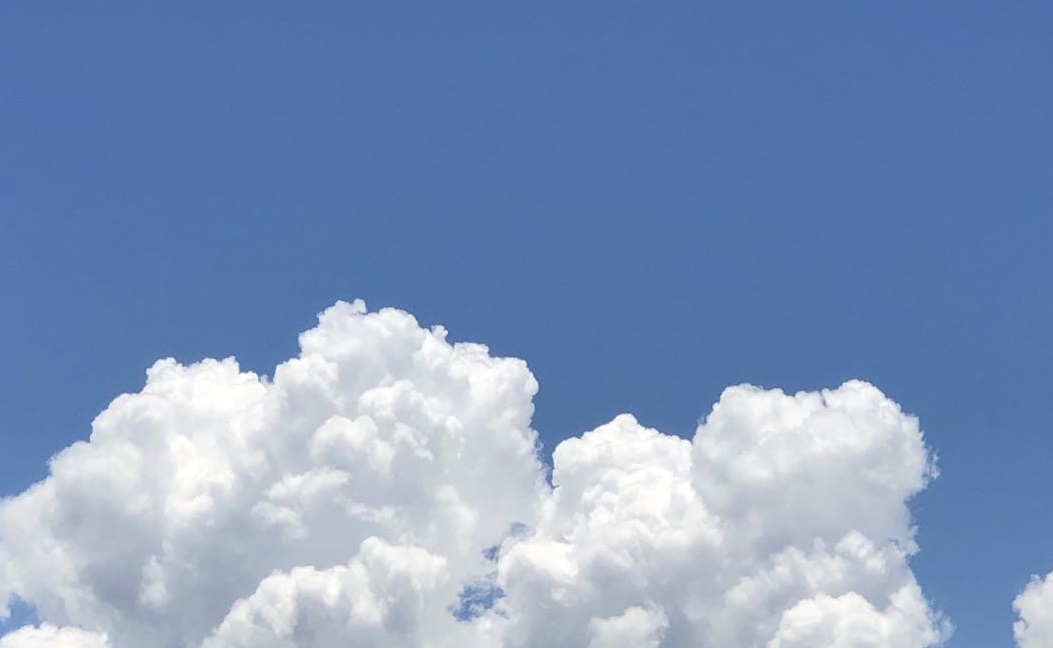
#> input picture openCV/chapter2_数字图像处理进阶/data/4.jpg, 1053 x 648 px
$ jupyter execute task1.ipynb
#> lines starting #> are read from the running program, lines starting #| are printed output that depends on the picture; after the words box and inside, x2 and y2 are one past the last pixel; in counts of white or black regions, pixels touching at a corner belong together; long printed decimals are rounded
[cell 1]
#加载所必要的库：numpy数值处理工具,matplotlib作图工具，skimage图像处理工具
import numpy as np
import matplotlib.pyplot as plt
import skimage

[cell 2]
#载入文件夹中预设好的图片,但是需要先手动载入skimage读图的子模块
import skimage.io as io
img=io.imread("data/4.jpg")
#> img is the input picture: shape (648, 1053, 3); mean R, G, B 125.7, 150.7, 187.9

#展示图片
plt.imshow(img)

[cell 3]
#图片平滑滤波-高斯滤波
#首先需要将图片转化成灰白图片
img_gray=skimage.color.rgb2gray(img)

#如果展示灰白图而不是亮度图
plt.imshow(img_gray,plt.cm.gray)

[cell 4]
#手动加载SKIMAGE中用于高斯平滑滤波的子模块

import skimage.filters as filters

#直接调用gaussian模块，可以尝试不同的sigma=1,3,10感受效果

img_e=filters.gaussian(img_gray,sigma=5)
plt.imshow(img_e)

[cell 5]
#边缘检测滤波
#载入关键的库 filters feature
from skimage import filters
from skimage import feature

[cell 6]
#使用robert算子进行滤波
img_e=filters.roberts(img_gray)
plt.imshow(img_e)

[cell 7]
#使用 prewitt算子中独立的水平和垂直算子进行滤波

#水平算子检测
img_e1=filters.prewitt_h(img_gray)
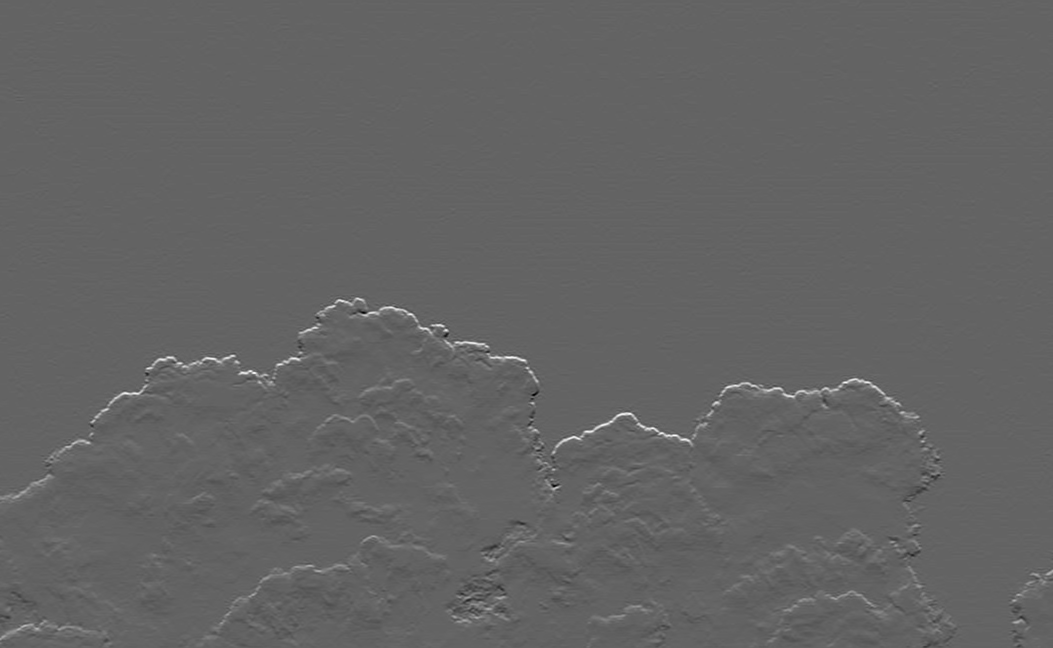
#> img_e1: shape (648, 1053) float64; min -0.298, max 0.465, mean 0.000992; drawn with min black and max white
#垂直算子检测
img_e2=filters.prewitt_v(img_gray)
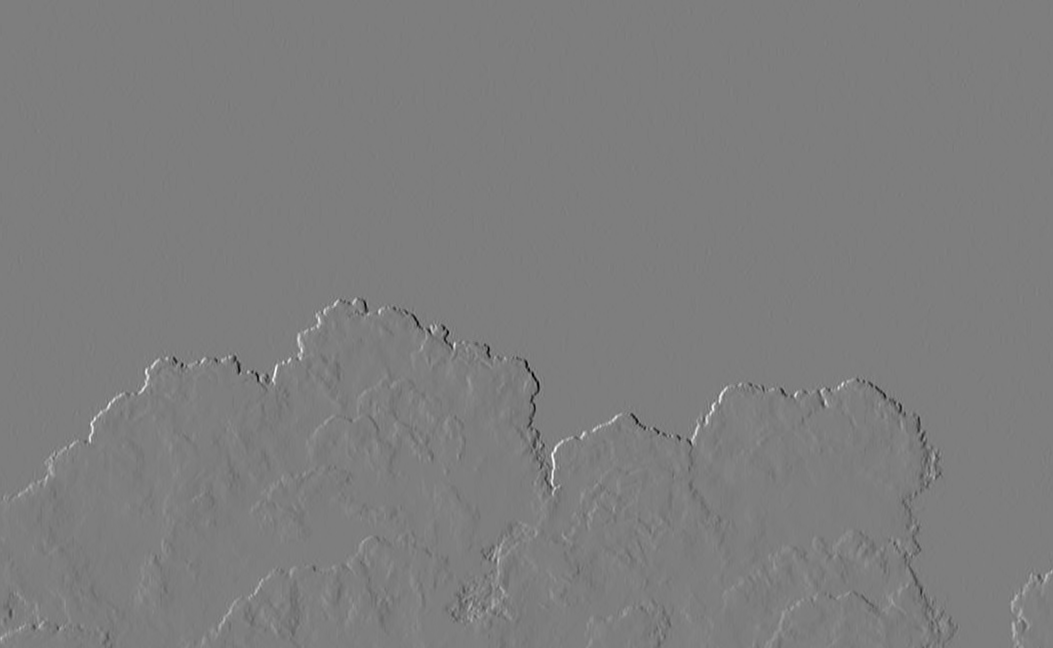
#> img_e2: shape (648, 1053) float64; min -0.443, max 0.453, mean -6.72e-05; drawn with min black and max white

#检测结果展示

plt.figure("prewitt",figsize=(12,12))
plt.subplot(121)
plt.imshow(img_e1,plt.cm.gray)
plt.subplot(122)
plt.imshow(img_e2,plt.cm.gray)
plt.show()

[cell 8]
#使用 prewitt算子进行滤波
img_e=filters.prewitt(img_gray)
plt.imshow(img_e)

[cell 9]
#使用sobel的三种算子进行检测

#水平算子
img_e1=filters.sobel_h(img_gray)
#垂直算子
img_e2=filters.sobel_v(img_gray)
#sobel算子
img_e3=filters.sobel(img_gray)
#结果展示

plt.figure("sobel",figsize=(15,15))
plt.subplot(131)
plt.imshow(img_e1)
plt.subplot(132)
plt.imshow(img_e2)
plt.subplot(133)
plt.imshow(img_e3)
plt.show()

[cell 10]
#使用canny算子进行检测
import skimage.feature as feature
img_e=feature.canny(img_gray,sigma=1)
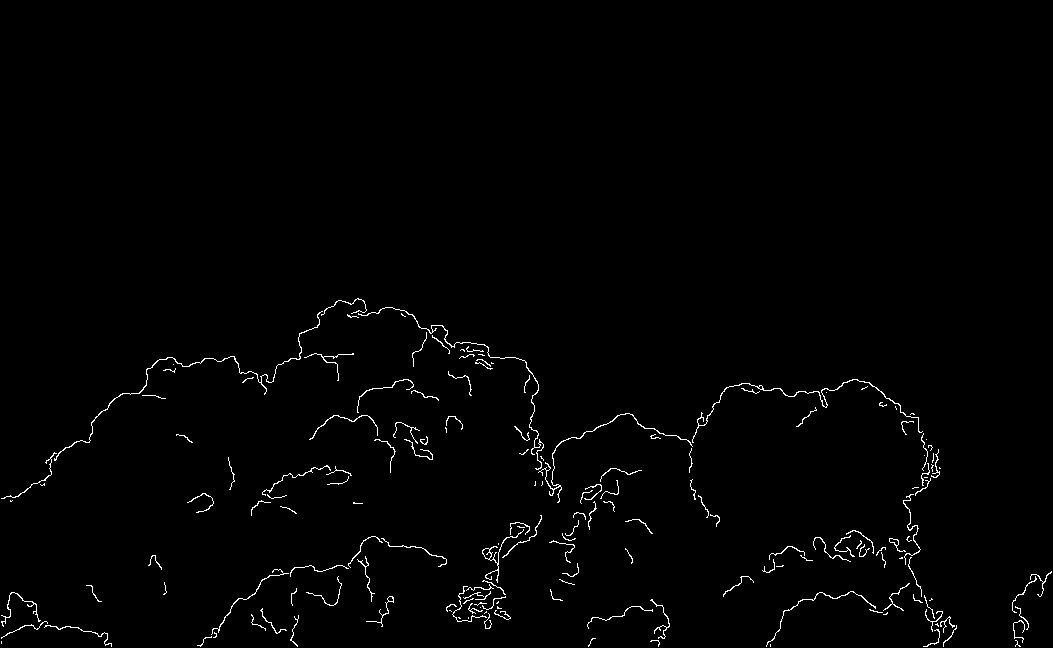
#> img_e: shape (648, 1053) bool; 1.2% white in thin lines or dots, all inside (x1, y1, x2, y2) = (1, 298, 1052, 647)
plt.imshow(img_e)

[cell 11]
#基于阈值的图片分割

[cell 12]
#采用otsu算法计算分割阈值,测试不同nbins效果
theta=filters.threshold_otsu(img_gray,nbins=256)
#> theta = 0.637
print(theta)
#| 0.6374

[cell 13]
#通过阈值生成分割的图片
img_seg=np.zeros(img_gray.shape)
img_seg[img_gray>theta]=1
#展示图片
plt.imshow(img_seg)
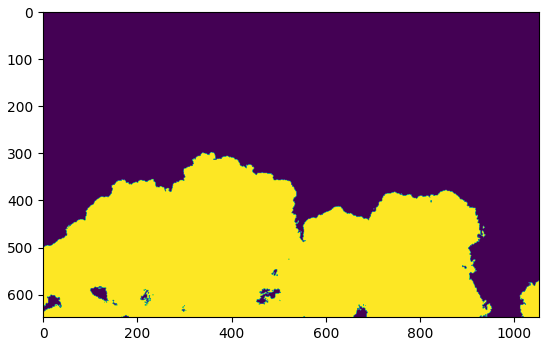
#> figure drawn by matplotlib, 1 panel

[cell 14]
#展示不同BINS带来的区别
theta=filters.threshold_otsu(img_gray,nbins=2)
#> theta = 0.515
img_seg1=np.zeros(img.shape)
img_seg1[img_gray>theta]=1
print("theta1: ",theta)
#| theta1:  0.5149
theta = filters.threshold_otsu(img_gray,nbins=256) #返回一个阈值
#> theta = 0.637
print("theta2: ",theta)
#| theta2:  0.6374
img_seg2=np.zeros(img.shape)
img_seg2[img_gray>theta]=1

plt.figure('segmented_img',figsize=(15,15))
plt.subplot(131)
plt.imshow(img_gray)
plt.subplot(132)
plt.imshow(img_seg1)
plt.subplot(133)
plt.imshow(img_seg2)
plt.show()
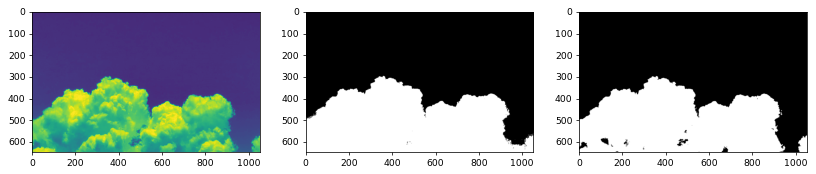
#> figure drawn by matplotlib, 3 panels

[cell 15]
#观看一下灰度的实际分布，偏低的峰是背景天空，另外一个较亮的云
hist_data=img_gray.flatten()
#print(hist_data.shape)
n,bins,patches=plt.hist(hist_data,bins=256)
#> n = 256 values, max 82632 at index 35, min 0 at index 8, mean 2665.4; bins = 257 values from 0.353 to 1; patches = 256 items
plt.show()
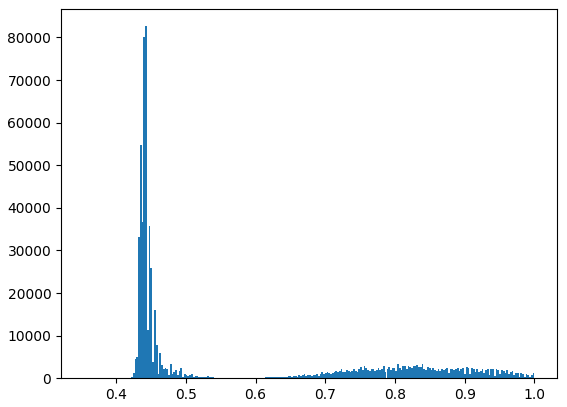
#> figure drawn by matplotlib, 1 panel; tallest bar 82632 high, from x = 0.442 to 0.444

[cell 16]
#基本形态学滤波，载入必要的模块和图片
from skimage import morphology
from skimage import data
img=data.checkerboard()
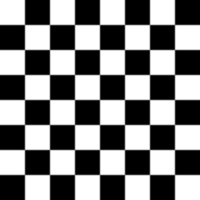
#> input picture skimage.data.checkerboard(), 200 x 200 px
#> img is the input picture: shape (200, 200); min 0, max 255, mean 127.5
plt.imshow(img,plt.cm.gray)

[cell 17]
#膨胀
img_d=morphology.dilation(img,morphology.square(15))
plt.imshow(img_d,plt.cm.gray)

[cell 18]
#腐蚀
img_d=morphology.erosion(img,morphology.square(10))
plt.imshow(img_d,plt.cm.gray)

[cell 19]
#载入一张特别的图片方便理解
img=io.imread("data/5.jpg")
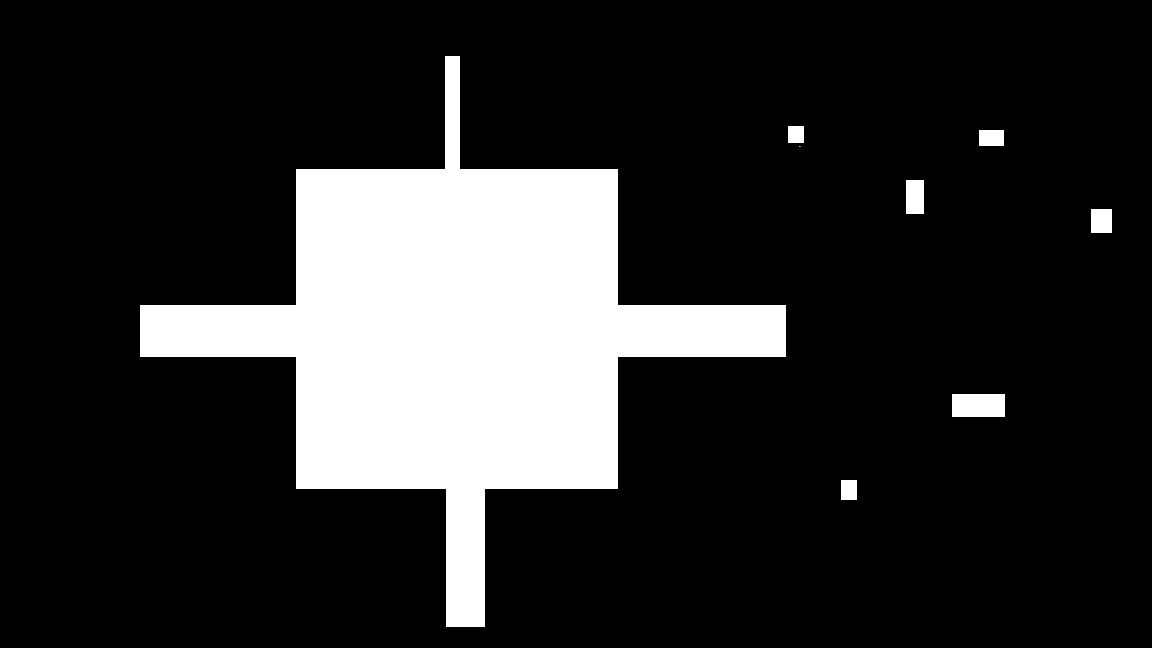
#> input picture openCV/chapter2_数字图像处理进阶/data/5.jpg, 1152 x 648 px
#> img is the input picture: shape (648, 1152, 3); min 0, max 255, mean 44.5
from skimage import transform
img=transform.resize(img,[100,150])
#> img: shape (100, 150, 3) float64

#清理一下，把图片二值化
img_gray=skimage.color.rgb2gray(img)
#> img_gray: shape (100, 150) float64
img_gray[img_gray>0.5]=1
img_gray[img_gray<0.5]=0
#> img_gray: shape (100, 150) float64; values 0 (black) and 1 (white), 17.1% white; 7 white regions (5 under 20 px), largest, box (x1, y1, x2, y2) and area: (18, 9, 102, 97) 2503, (124, 61, 131, 64) 21

plt.imshow(img_gray,plt.cm.gray)

[cell 20]
#开运算，先腐蚀再膨胀，可以消除小物体小斑块
img_d=morphology.erosion(img_gray,morphology.square(25))
#> img_d: shape (100, 150) float64; values 0 (black) and 1 (white), 2.8% white; 1 white region, box (x1, y1, x2, y2) and area: (51, 38, 68, 63) 425
img_d=morphology.dilation(img_d,morphology.square(25))
#> img_d: shape (100, 150) float64; values 0 (black) and 1 (white), 13.4% white; 1 white region, box (x1, y1, x2, y2) and area: (39, 26, 80, 75) 2009

plt.figure('morphology',figsize=(8,8))
plt.subplot(121)
plt.imshow(img_gray)
plt.subplot(122)
plt.imshow(img_d)

[cell 21]
#开运算，先腐蚀再膨胀，可以消除小物体小斑块：直接调用模组，尝试不同的范围阈值
img_d=morphology.opening(img_gray,morphology.square(25))

plt.figure('morphology',figsize=(8,8))
plt.subplot(121)
plt.imshow(img_gray)
plt.subplot(122)
plt.imshow(img_d)

[cell 22]
#闭运算，先膨胀再腐蚀，可以来填充孔洞，载入特别图片方便理解
img=io.imread("data/6.jpg")
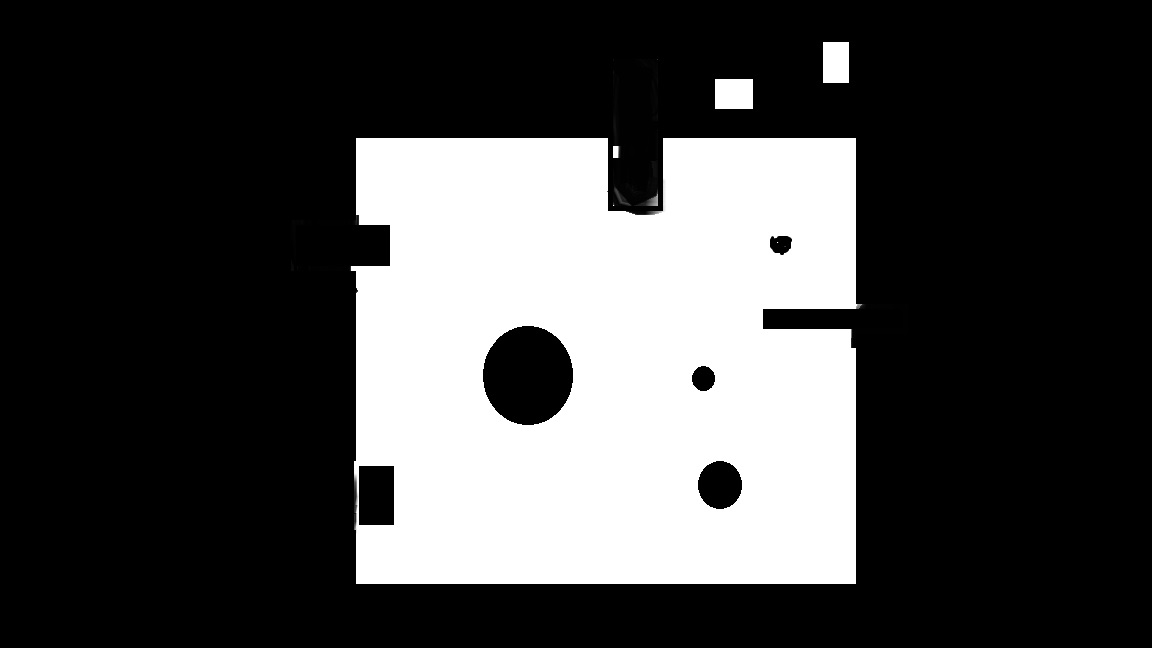
#> input picture openCV/chapter2_数字图像处理进阶/data/6.jpg, 1152 x 648 px
#> img is the input picture: shape (648, 1152, 3); min 0, max 255, mean 70.5

img=transform.resize(img,[100,150])
#> img: shape (100, 150, 3) float64
#清理一下，把图片二值化
img_gray=skimage.color.rgb2gray(img)
img_gray[img_gray>0.5]=1
img_gray[img_gray<0.5]=0
#> img_gray: shape (100, 150) float64; values 0 (black) and 1 (white), 27.7% white; 3 white regions, box (x1, y1, x2, y2) and area: (46, 21, 112, 90) 4105, (107, 6, 111, 13) 25, (93, 12, 98, 17) 25

plt.imshow(img_gray)

[cell 23]
#分开两步实现
img_d=morphology.dilation(img_gray,morphology.square(10))
#> img_d: shape (100, 150) float64; values 0 (black) and 1 (white), 40.7% white; 1 white region, box (x1, y1, x2, y2) and area: (41, 1, 116, 94) 6100
img_d=morphology.erosion(img_d,morphology.square(10))
#> img_d: shape (100, 150) float64; values 0 (black) and 1 (white), 31.1% white; 1 white region, box (x1, y1, x2, y2) and area: (45, 5, 111, 89) 4669

plt.figure('morphology',figsize=(8,8))
plt.subplot(121)
plt.imshow(img_gray)
plt.subplot(122)
plt.imshow(img_d)

[cell 24]
#一步调用模块实现，尝试不同的范围阈值
img_d=morphology.closing(img_gray,morphology.square(10))
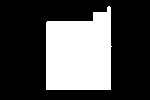
#> img_d: shape (100, 150) float64; values 0 (black) and 1 (white), 31.1% white; 1 white region, box (x1, y1, x2, y2) and area: (46, 6, 112, 90) 4669

plt.figure('morphology',figsize=(8,8))
plt.subplot(121)
plt.imshow(img_gray)
plt.subplot(122)
plt.imshow(img_d)
